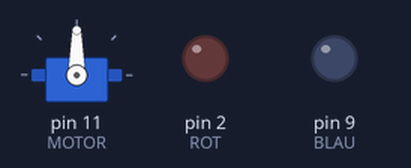
The sketch below on a simulated Arduino Uno, built with avr-gcc and run on an emulated ATmega328P. Shown: servo, output pins drawn as LEDs (lit = HIGH).

Above: at 0.05 s.
At 1.95 s:
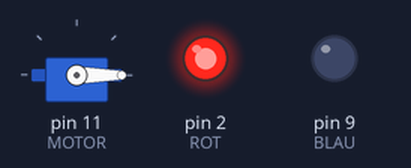
Timing chart, 0 to 4.6 s (numbered marks = the images above):
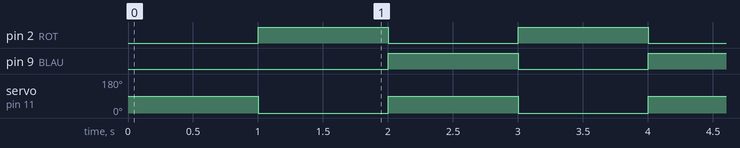

The sketch:

PS_ABGABE_29.11.ino
```cpp
#include <Servo.h>

#define LICHT1 0
#define BEWEGUNG 1
int STATE=0;

long zeit1=0;
long zeit2=1000;
long interval=1000;

Servo MOTOR;
int ROT=2;
int BLAU=9;


void setup() {
  // put your setup code here, to run once:
Serial.begin(9600);
MOTOR.attach(11);
pinMode(ROT,OUTPUT);
pinMode(BLAU,OUTPUT);
}

void loop() {
  // put your main code here, to run repeatedly:
stateMachine();
}

void stateMachine() {
 // mein Wunsch
switch(STATE) {
  case LICHT1:
  if(millis() - zeit1 > interval){
    zeit1=millis();
    MOTOR.write(0);
    digitalWrite(ROT,HIGH);
    delay(interval);
    digitalWrite(ROT,LOW);
   STATE=BEWEGUNG;
  }
  break;

  case BEWEGUNG:
   if(millis() - zeit2 > interval){
    zeit2=millis();
    MOTOR.write(90);
    digitalWrite(BLAU,HIGH);
    delay(interval);
    digitalWrite(BLAU,LOW);
   STATE=LICHT1;
  }
  break;

}
}
```

Measured:
- by itself, pin 2 (ROT), pin 9 (BLAU): alternates HIGH for 1.0 s and LOW for 1.0 s
- by itself, servo on pin 11 (MOTOR): alternates 90° for 1.0 s and 0° for 1.0 s
